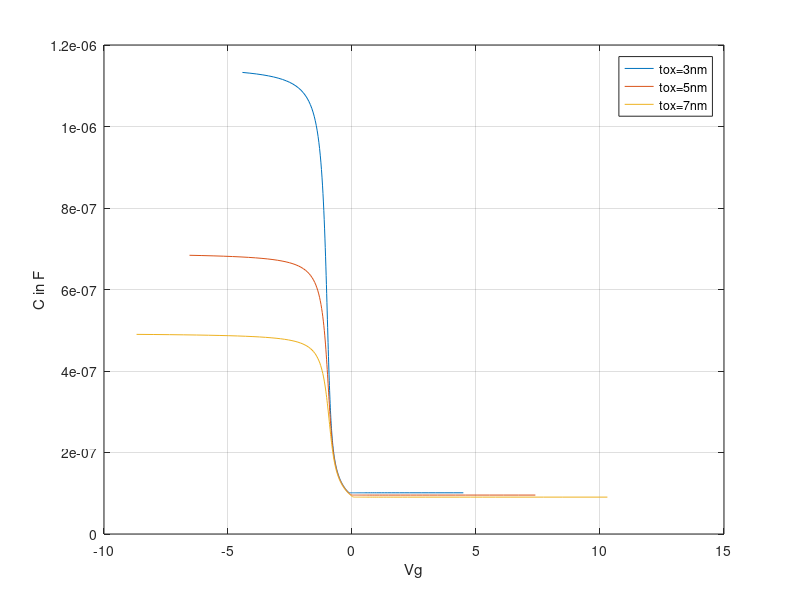

The MATLAB source for this figure:
%parameters
epsilon=8.854*10^-14; %F/cm^2
epsilonsi=11.8;
epsilonox=3.9;
epsi=epsilon*epsilonsi;
epox=epsilon*epsilonox;
k=1.38*10^-23; %J/K Boltzmann Constant
T=300; %Kelvin
NA=10^17; %cm^-3
ni=10^10;
tox=3*10^-7; %cm

for i=1:3
Cox=epox/tox;
q=1.6*10^-19;
k1=q/(k*T); 
k2=ni^2/NA^2;
phif=(1/k1)*log(NA/ni);
Eg=1.1;
Vfb=-(Eg/2+phif);
coeff=sqrt(2*epsi*k*T*NA);

psi=linspace(-0.25,1.1,270);

%taking derivative manually and putting the expression
Cs_express=-(coeff.*(((exp(-k1.*psi)+psi.*k1-1)+k2.*(exp(k1.*psi)-psi.*k1-1)).^(-0.5)).*((-k1.*exp(-k1.*psi)+k1)+k2.*(k1.*exp(k1.*psi)-k1)))./2;
Cs_express(51:270)=-Cs_express(51:270);
C1_express=((1./Cox)+(1./Cs_express));
C_express=1./C1_express;

%calculating charge
Q=coeff.*(((exp(-k1.*psi)+psi.*k1-1)+k2.*(exp(k1.*psi)-psi.*k1-1)).^0.5);
Q(51:270)=-Q(51:270);
Vg=Vfb+psi-(Q./Cox);
tox=tox+(2*10^-7);

for i = 2:270
    if (C_express(i) > C_express(i-1))
        Cmin=C_express(i-1);
        C_express(i)=Cmin;
    end
end

figure(411);

plot(Vg, C_express); 
%plot(Vg, C_express./Cox);
hold on;
end

legend('tox=3nm', 'tox=5nm', 'tox=7nm')
hold off;
xlabel("Vg");
%ylabel("C/Cox"); 
ylabel("C in F");
grid on;


